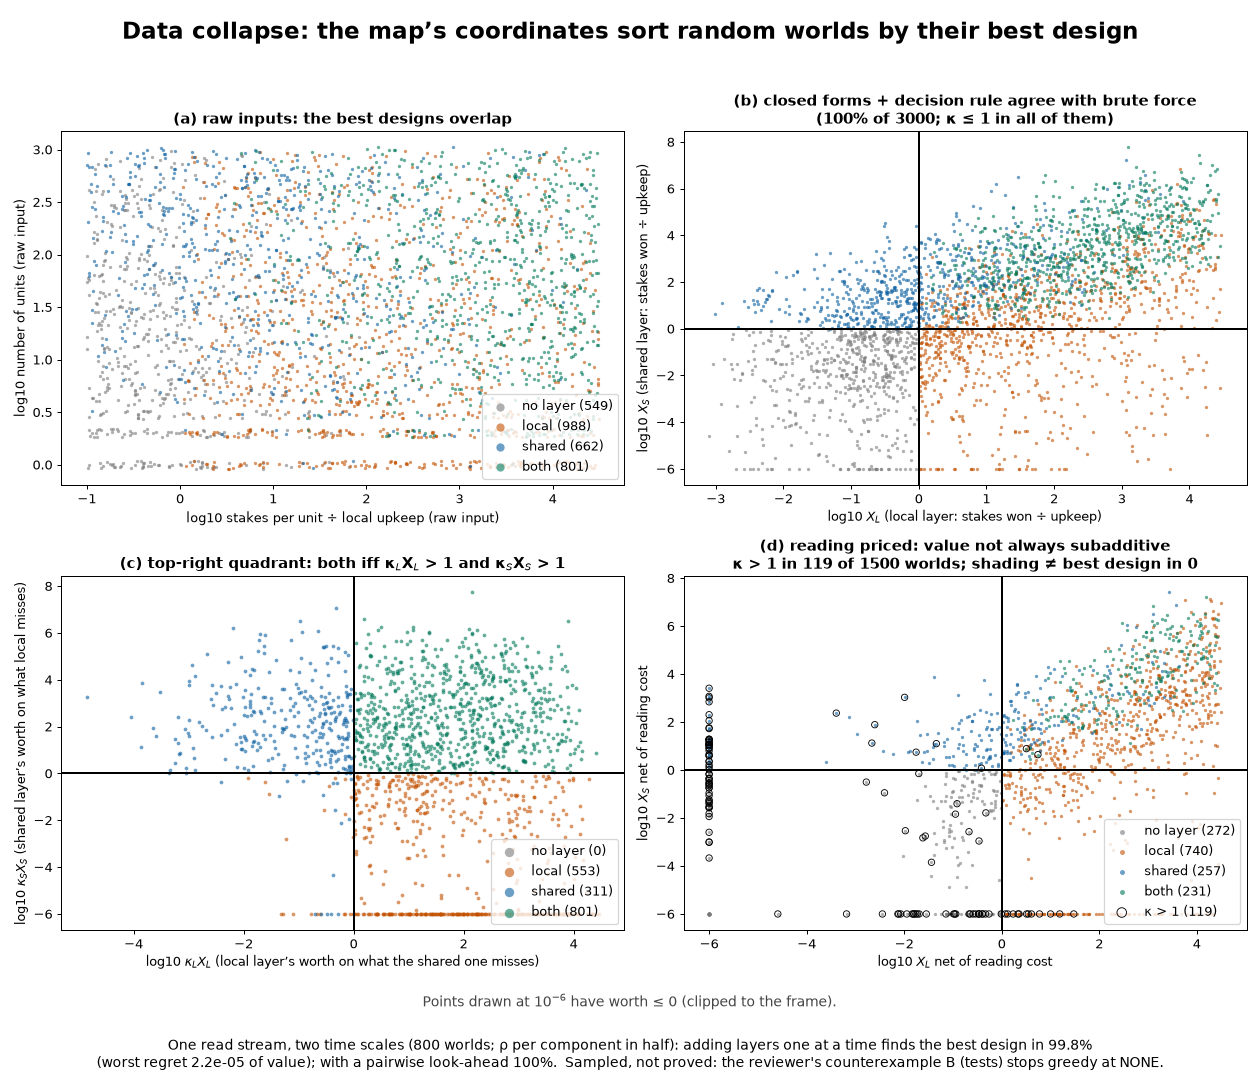

Reproduce this figure in Python.
"""Data-collapse figure for the face map.   nice -n 19 python3 figures/face_collapse.py   (seconds; reads the face_collapse_v*.json files)
(a) 3000 random one-component worlds (face_collapse_v1.py) in raw inputs: stakes/upkeep against number of units, coloured by the design a
    brute-force numerical search found best.  The designs overlap.  (b) the same worlds in the map's coordinates (X_L, X_S): closed forms plus
    the decision rule agree with brute force, and kappa <= 1 in all of them, so the quadrant edges at 1 separate NONE, LOCAL and SHARED.  (c) the worlds in the upper-right quadrant on (kappa_L*X_L, kappa_S*X_S): BOTH
    iff both exceed 1; the rest split on nu*(X_L-1) vs X_S-1.  (d) 1500 worlds with the reading price optimized per design (face_collapse_v1b.py):
    net coordinates; kappa > 1 worlds circled (value not subadditive: the edges need not decide there, review 26 counterexample A).  Writes figures/face_collapse.png."""
import os, json
import numpy as np
import matplotlib; matplotlib.use('Agg')
import matplotlib.pyplot as plt
import sys; sys.path.insert(0, os.path.dirname(os.path.abspath(__file__))); import face_map as fm
HERE = os.path.dirname(os.path.abspath(__file__))
COL = ['#7a7a7a', '#c25100', '#0b5fa0', '#00785a']; NAME = ['no layer', 'local', 'shared', 'both']
V1 = json.load(open(os.path.join(HERE, 'face_collapse_v1.json'))); V1B = json.load(open(os.path.join(HERE, 'face_collapse_v1b.json')))
V23 = json.load(open(os.path.join(HERE, 'face_collapse_v23.json')))['summary']
L = lambda x: np.log10(np.clip(np.asarray(x, float), 1e-6, None))

def scatter(ax, x, y, b, s=7):
    for k in range(4):
        m = b == k; ax.scatter(x[m], y[m], s=s, c=COL[k], label=f'{NAME[k]} ({m.sum()})', alpha=0.6, lw=0)

def quad(ax):
    ax.axvline(0, color='k', lw=1.6); ax.axhline(0, color='k', lw=1.6)

w = V1['worlds']; b = np.array([r['brute'] for r in w])
fig, axs = plt.subplots(2, 2, figsize=(14, 12), dpi=90)
ax = axs[0, 0]; scatter(ax, L([r['wu'] / r['hl'] for r in w]), L([r['n'] for r in w]) + np.random.default_rng(0).uniform(-0.04, 0.04, len(w)), b)
ax.set_xlabel('log10 stakes per unit \u00f7 local upkeep (raw input)'); ax.set_ylabel('log10 number of units (raw input)')
ax.set_title('(a) raw inputs: the best designs overlap', weight='bold'); ax.legend(loc='lower right', markerscale=2.5, fontsize=10)
XL = np.array([r['XL'] for r in w]); XS = np.array([r['XS'] for r in w])
ax = axs[0, 1]; scatter(ax, L(XL), L(XS), b); quad(ax)
ax.set_xlabel('log10 $X_L$ (local layer: stakes won \u00f7 upkeep)'); ax.set_ylabel('log10 $X_S$ (shared layer: stakes won \u00f7 upkeep)')
ax.set_title(f'(b) closed forms + decision rule agree with brute force\n({V1["summary"]["agree"]:.0%} of {V1["summary"]["M"]}; \u03ba \u2264 1 in all of them)', weight='bold')
ur = (XL > 1) & (XS > 1); kL = np.array([r['kL'] for r in w]); kS = np.array([r['kS'] for r in w])
ax = axs[1, 0]; scatter(ax, L((kL * XL)[ur]), L((kS * XS)[ur]), b[ur], s=9); quad(ax)
ax.set_xlabel('log10 $\\kappa_L X_L$ (local layer\u2019s worth on what the shared one misses)'); ax.set_ylabel('log10 $\\kappa_S X_S$ (shared layer\u2019s worth on what local misses)')
ax.set_title('(c) top-right quadrant: both iff \u03ba$_L$X$_L$ > 1 and \u03ba$_S$X$_S$ > 1', weight='bold'); ax.legend(loc='lower right', markerscale=2.5, fontsize=10)
w2 = V1B['worlds']; b2 = np.array([r['brute'] for r in w2])
ax = axs[1, 1]; scatter(ax, L([r['XL'] for r in w2]), L([r['XS'] for r in w2]), b2); quad(ax)
ax.set_xlabel('log10 $X_L$ net of reading cost'); ax.set_ylabel('log10 $X_S$ net of reading cost')
sup = np.array([r['kL'] > 1 + 1e-6 or r['kS'] > 1 + 1e-6 for r in w2]); q2 = np.array([int(fm.quadrant(r['XL'], r['XS'])) for r in w2])
wrong = (q2 < 3) & (q2 != b2)
ax.scatter(L([r['XL'] for r in np.array(w2)[sup]]), L([r['XS'] for r in np.array(w2)[sup]]), s=26, facecolors='none', edgecolors='k', lw=0.7, label=f'\u03ba > 1 ({sup.sum()})')
ax.legend(loc='lower right', markerscale=1.5, fontsize=10)
ax.set_title(f'(d) reading priced: value not always subadditive\n\u03ba > 1 in {sup.sum()} of {len(w2)} worlds; shading \u2260 best design in {wrong.sum()}', weight='bold')
fig.suptitle('Data collapse: the map\u2019s coordinates sort random worlds by their best design', fontsize=18, weight='bold')
S3 = V23['v3_all']
fig.text(0.5, 0.012, f'One read stream, two time scales ({S3["worlds"]} worlds; \u03c1 per component in half): adding layers one at a time finds the best design in {S3["greedy_same"]:.1%}\n'
         f'(worst regret {S3["greedy_regret_max"]:.1e} of value); with a pairwise look-ahead {S3["pair_same"]:.0%}.  Sampled, not proved: the reviewer\'s counterexample B (tests) stops greedy at NONE.', ha='center', fontsize=11.5)
fig.text(0.5, 0.068, 'Points drawn at $10^{-6}$ have worth \u2264 0 (clipped to the frame).', ha='center', fontsize=11, color='#444444')
fig.tight_layout(rect=(0, 0.09, 1, 0.96)); fig.savefig(os.path.join(HERE, 'face_collapse.png')); print('saved face_collapse.png')
